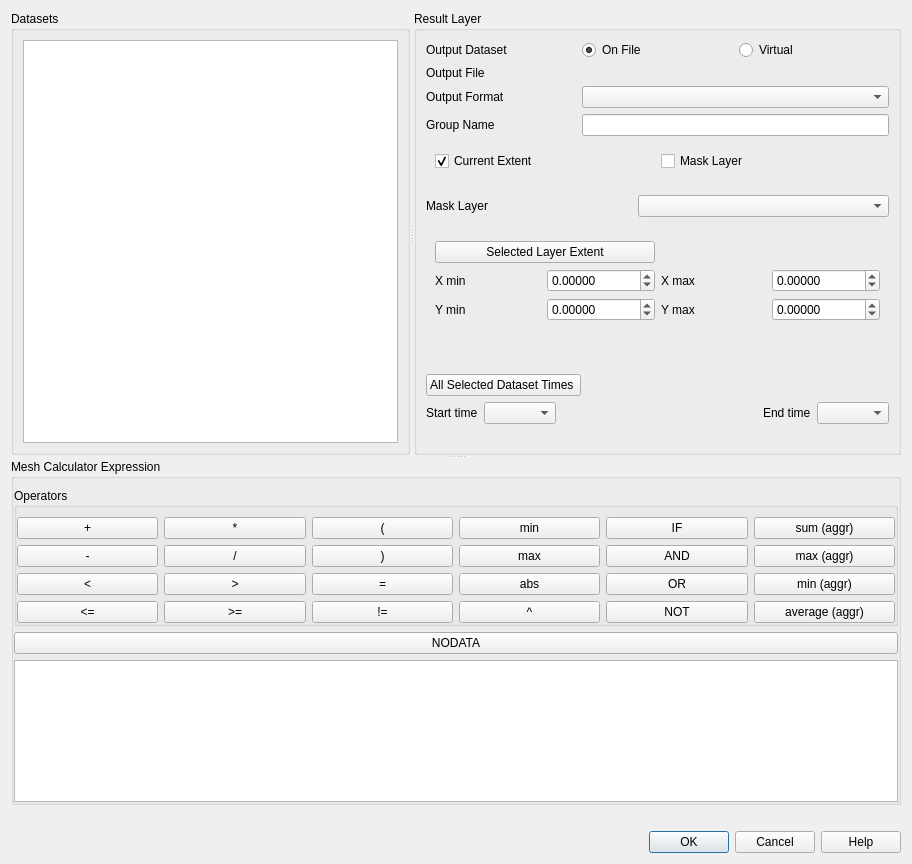
<?xml version="1.0" encoding="UTF-8"?>
<ui version="4.0">
 <class>QgsMeshCalculatorDialogBase</class>
 <widget class="QDialog" name="QgsMeshCalculatorDialogBase">
  <property name="geometry">
   <rect>
    <x>0</x>
    <y>0</y>
    <width>912</width>
    <height>864</height>
   </rect>
  </property>
  <property name="windowTitle">
   <string>Mesh Calculator</string>
  </property>
  <layout class="QVBoxLayout" name="verticalLayout_3">
   <item>
    <widget class="QSplitter" name="splitter_2">
     <property name="orientation">
      <enum>Qt::Vertical</enum>
     </property>
     <widget class="QSplitter" name="splitter">
      <property name="orientation">
       <enum>Qt::Horizontal</enum>
      </property>
      <widget class="QGroupBox" name="mRasterBandsGroupBox">
       <property name="title">
        <string>Datasets</string>
       </property>
       <layout class="QGridLayout" name="gridLayout_2">
        <item row="0" column="0">
         <widget class="QListView" name="mDatasetsListWidget"/>
        </item>
       </layout>
      </widget>
      <widget class="QGroupBox" name="mResultGroupBox">
       <property name="title">
        <string>Result Layer</string>
       </property>
       <layout class="QVBoxLayout" name="verticalLayout_4">
        <item>
         <layout class="QGridLayout" name="gridLayout_5">
          <item row="3" column="0">
           <widget class="QLabel" name="mOutputFormatLabel_2">
            <property name="text">
             <string>Group Name</string>
            </property>
           </widget>
          </item>
          <item row="2" column="0">
           <widget class="QLabel" name="mOutputFormatLabel">
            <property name="text">
             <string>Output Format</string>
            </property>
           </widget>
          </item>
          <item row="0" column="1">
           <widget class="QRadioButton" name="mOutputOnFileRadioButton">
            <property name="text">
             <string>On File</string>
            </property>
            <property name="checked">
             <bool>true</bool>
            </property>
           </widget>
          </item>
          <item row="1" column="1" colspan="2">
           <widget class="QgsFileWidget" name="mOutputDatasetFileWidget" native="true"/>
          </item>
          <item row="0" column="0">
           <widget class="QLabel" name="mOutputDatasetLabel">
            <property name="text">
             <string>Output Dataset</string>
            </property>
           </widget>
          </item>
          <item row="2" column="1" colspan="2">
           <widget class="QComboBox" name="mOutputFormatComboBox"/>
          </item>
          <item row="0" column="2">
           <widget class="QRadioButton" name="mOutputVirtualRadioButton">
            <property name="text">
             <string>Virtual</string>
            </property>
           </widget>
          </item>
          <item row="3" column="1" colspan="2">
           <widget class="QLineEdit" name="mOutputGroupNameLineEdit"/>
          </item>
          <item row="1" column="0">
           <widget class="QLabel" name="label_4">
            <property name="text">
             <string>Output File</string>
            </property>
           </widget>
          </item>
         </layout>
        </item>
        <item>
         <widget class="QWidget" name="horizontalWidget" native="true">
          <layout class="QHBoxLayout" name="horizontalLayout_5">
           <item>
            <widget class="QCheckBox" name="useExtentCb">
             <property name="text">
              <string>Current Extent</string>
             </property>
             <property name="checked">
              <bool>true</bool>
             </property>
             <attribute name="buttonGroup">
              <string notr="true">buttonGroup</string>
             </attribute>
            </widget>
           </item>
           <item>
            <widget class="QCheckBox" name="useMaskCb">
             <property name="text">
              <string>Mask Layer</string>
             </property>
             <attribute name="buttonGroup">
              <string notr="true">buttonGroup</string>
             </attribute>
            </widget>
           </item>
          </layout>
         </widget>
        </item>
        <item>
         <widget class="QWidget" name="maskBox" native="true">
          <layout class="QHBoxLayout" name="maskBoxLayout" stretch="0,0">
           <property name="spacing">
            <number>6</number>
           </property>
           <property name="leftMargin">
            <number>0</number>
           </property>
           <property name="rightMargin">
            <number>0</number>
           </property>
           <item>
            <widget class="QLabel" name="label_3">
             <property name="minimumSize">
              <size>
               <width>206</width>
               <height>0</height>
              </size>
             </property>
             <property name="text">
              <string>Mask Layer       </string>
             </property>
            </widget>
           </item>
           <item>
            <widget class="QgsMapLayerComboBox" name="cboLayerMask">
             <property name="sizePolicy">
              <sizepolicy hsizetype="Expanding" vsizetype="Fixed">
               <horstretch>0</horstretch>
               <verstretch>0</verstretch>
              </sizepolicy>
             </property>
             <property name="editable">
              <bool>false</bool>
             </property>
            </widget>
           </item>
          </layout>
         </widget>
        </item>
        <item>
         <widget class="QWidget" name="extendBox" native="true">
          <property name="sizePolicy">
           <sizepolicy hsizetype="Minimum" vsizetype="Minimum">
            <horstretch>0</horstretch>
            <verstretch>0</verstretch>
           </sizepolicy>
          </property>
          <layout class="QGridLayout" name="gridLayout_3">
           <item row="1" column="0">
            <widget class="QLabel" name="mXMinLabel">
             <property name="text">
              <string>X min</string>
             </property>
            </widget>
           </item>
           <item row="1" column="3">
            <widget class="QgsDoubleSpinBox" name="mXMaxSpinBox">
             <property name="decimals">
              <number>5</number>
             </property>
             <property name="minimum">
              <double>-999999999.000000000000000</double>
             </property>
             <property name="maximum">
              <double>999999999.000000000000000</double>
             </property>
            </widget>
           </item>
           <item row="1" column="2">
            <widget class="QLabel" name="mXMaxLabel">
             <property name="text">
              <string>X max</string>
             </property>
            </widget>
           </item>
           <item row="2" column="2">
            <widget class="QLabel" name="mYMaxLabel">
             <property name="text">
              <string>Y max</string>
             </property>
            </widget>
           </item>
           <item row="1" column="1">
            <widget class="QgsDoubleSpinBox" name="mXMinSpinBox">
             <property name="decimals">
              <number>5</number>
             </property>
             <property name="minimum">
              <double>-999999999.000000000000000</double>
             </property>
             <property name="maximum">
              <double>999999999.000000000000000</double>
             </property>
            </widget>
           </item>
           <item row="2" column="3">
            <widget class="QgsDoubleSpinBox" name="mYMaxSpinBox">
             <property name="decimals">
              <number>5</number>
             </property>
             <property name="minimum">
              <double>-999999999.000000000000000</double>
             </property>
             <property name="maximum">
              <double>999999999.000000000000000</double>
             </property>
            </widget>
           </item>
           <item row="2" column="0">
            <widget class="QLabel" name="mYMinLabel">
             <property name="text">
              <string>Y min</string>
             </property>
            </widget>
           </item>
           <item row="2" column="1">
            <widget class="QgsDoubleSpinBox" name="mYMinSpinBox">
             <property name="decimals">
              <number>5</number>
             </property>
             <property name="minimum">
              <double>-999999999.000000000000000</double>
             </property>
             <property name="maximum">
              <double>999999999.000000000000000</double>
             </property>
            </widget>
           </item>
           <item row="0" column="0" colspan="2">
            <widget class="QPushButton" name="mCurrentLayerExtentButton">
             <property name="text">
              <string>Selected Layer Extent</string>
             </property>
            </widget>
           </item>
          </layout>
         </widget>
        </item>
        <item>
         <spacer name="verticalSpacer_3">
          <property name="orientation">
           <enum>Qt::Vertical</enum>
          </property>
          <property name="sizeHint" stdset="0">
           <size>
            <width>20</width>
            <height>40</height>
           </size>
          </property>
         </spacer>
        </item>
        <item>
         <spacer name="verticalSpacer">
          <property name="orientation">
           <enum>Qt::Vertical</enum>
          </property>
          <property name="sizeHint" stdset="0">
           <size>
            <width>20</width>
            <height>40</height>
           </size>
          </property>
         </spacer>
        </item>
        <item>
         <layout class="QHBoxLayout" name="horizontalLayout_2">
          <item>
           <widget class="QPushButton" name="mAllTimesButton">
            <property name="text">
             <string>All Selected Dataset Times </string>
            </property>
           </widget>
          </item>
          <item>
           <spacer name="horizontalSpacer_4">
            <property name="orientation">
             <enum>Qt::Horizontal</enum>
            </property>
            <property name="sizeHint" stdset="0">
             <size>
              <width>40</width>
              <height>20</height>
             </size>
            </property>
           </spacer>
          </item>
         </layout>
        </item>
        <item>
         <layout class="QGridLayout" name="gridLayout_4">
          <item row="2" column="4">
           <widget class="QComboBox" name="mEndTimeComboBox"/>
          </item>
          <item row="2" column="3">
           <widget class="QLabel" name="label_2">
            <property name="text">
             <string>End time</string>
            </property>
           </widget>
          </item>
          <item row="2" column="0">
           <widget class="QLabel" name="label">
            <property name="text">
             <string>Start time</string>
            </property>
           </widget>
          </item>
          <item row="2" column="2">
           <spacer name="horizontalSpacer">
            <property name="orientation">
             <enum>Qt::Horizontal</enum>
            </property>
            <property name="sizeHint" stdset="0">
             <size>
              <width>10</width>
              <height>20</height>
             </size>
            </property>
           </spacer>
          </item>
          <item row="2" column="1">
           <widget class="QComboBox" name="mStartTimeComboBox"/>
          </item>
         </layout>
        </item>
        <item>
         <spacer name="verticalSpacer_2">
          <property name="orientation">
           <enum>Qt::Vertical</enum>
          </property>
          <property name="sizeHint" stdset="0">
           <size>
            <width>20</width>
            <height>40</height>
           </size>
          </property>
         </spacer>
        </item>
       </layout>
       <zorder>maskBox</zorder>
       <zorder>extendBox</zorder>
       <zorder>horizontalWidget</zorder>
      </widget>
     </widget>
     <widget class="QWidget" name="verticalLayoutWidget">
      <layout class="QVBoxLayout" name="verticalLayout">
       <item>
        <widget class="QGroupBox" name="groupBox">
         <property name="title">
          <string>Mesh Calculator Expression</string>
         </property>
         <layout class="QVBoxLayout" name="verticalLayout_2">
          <property name="leftMargin">
           <number>0</number>
          </property>
          <property name="rightMargin">
           <number>0</number>
          </property>
          <property name="bottomMargin">
           <number>0</number>
          </property>
          <item>
           <widget class="QgsCollapsibleGroupBox" name="mOperatorsGroupBox">
            <property name="title">
             <string>Operators</string>
            </property>
            <layout class="QGridLayout" name="gridLayout">
             <property name="leftMargin">
              <number>0</number>
             </property>
             <property name="rightMargin">
              <number>0</number>
             </property>
             <property name="bottomMargin">
              <number>0</number>
             </property>
             <item row="3" column="0">
              <widget class="QPushButton" name="mLesserEqualButton">
               <property name="text">
                <string>&lt;=</string>
               </property>
              </widget>
             </item>
             <item row="3" column="1">
              <widget class="QPushButton" name="mGreaterEqualButton">
               <property name="text">
                <string>&gt;=</string>
               </property>
              </widget>
             </item>
             <item row="1" column="1">
              <widget class="QPushButton" name="mDividePushButton">
               <property name="text">
                <string>/</string>
               </property>
              </widget>
             </item>
             <item row="0" column="1">
              <widget class="QPushButton" name="mMultiplyPushButton">
               <property name="text">
                <string>*</string>
               </property>
              </widget>
             </item>
             <item row="0" column="0">
              <widget class="QPushButton" name="mPlusPushButton">
               <property name="text">
                <string>+</string>
               </property>
              </widget>
             </item>
             <item row="1" column="5">
              <widget class="QPushButton" name="mMaxButton">
               <property name="text">
                <string>max</string>
               </property>
              </widget>
             </item>
             <item row="2" column="4">
              <widget class="QPushButton" name="mEqualButton">
               <property name="text">
                <string>=</string>
               </property>
              </widget>
             </item>
             <item row="2" column="1">
              <widget class="QPushButton" name="mGreaterButton">
               <property name="text">
                <string>&gt;</string>
               </property>
              </widget>
             </item>
             <item row="2" column="0">
              <widget class="QPushButton" name="mLessButton">
               <property name="text">
                <string>&lt;</string>
               </property>
              </widget>
             </item>
             <item row="2" column="5">
              <widget class="QPushButton" name="mAbsButton">
               <property name="text">
                <string>abs</string>
               </property>
              </widget>
             </item>
             <item row="3" column="4">
              <widget class="QPushButton" name="mNotEqualButton">
               <property name="text">
                <string>!=</string>
               </property>
              </widget>
             </item>
             <item row="0" column="5">
              <widget class="QPushButton" name="mMinButton">
               <property name="text">
                <string>min</string>
               </property>
              </widget>
             </item>
             <item row="0" column="4">
              <widget class="QPushButton" name="mOpenBracketPushButton">
               <property name="text">
                <string>(</string>
               </property>
              </widget>
             </item>
             <item row="1" column="4">
              <widget class="QPushButton" name="mCloseBracketPushButton">
               <property name="text">
                <string>)</string>
               </property>
              </widget>
             </item>
             <item row="0" column="6">
              <widget class="QPushButton" name="mIfButton">
               <property name="text">
                <string>IF</string>
               </property>
              </widget>
             </item>
             <item row="1" column="6">
              <widget class="QPushButton" name="mAndButton">
               <property name="text">
                <string>AND</string>
               </property>
              </widget>
             </item>
             <item row="2" column="6">
              <widget class="QPushButton" name="mOrButton">
               <property name="text">
                <string>OR</string>
               </property>
              </widget>
             </item>
             <item row="3" column="6">
              <widget class="QPushButton" name="mNotButton">
               <property name="text">
                <string>NOT</string>
               </property>
              </widget>
             </item>
             <item row="3" column="5">
              <widget class="QPushButton" name="mPowButton">
               <property name="text">
                <string>^</string>
               </property>
              </widget>
             </item>
             <item row="0" column="13">
              <widget class="QPushButton" name="mSumAggrButton">
               <property name="text">
                <string>sum (aggr)</string>
               </property>
              </widget>
             </item>
             <item row="1" column="13">
              <widget class="QPushButton" name="mMaxAggrButton">
               <property name="text">
                <string>max (aggr)</string>
               </property>
              </widget>
             </item>
             <item row="2" column="13">
              <widget class="QPushButton" name="mMinAggrButton">
               <property name="text">
                <string>min (aggr)</string>
               </property>
              </widget>
             </item>
             <item row="3" column="13">
              <widget class="QPushButton" name="mAverageAggrButton">
               <property name="text">
                <string>average (aggr)</string>
               </property>
              </widget>
             </item>
             <item row="1" column="0">
              <widget class="QPushButton" name="mMinusPushButton">
               <property name="text">
                <string>-</string>
               </property>
              </widget>
             </item>
            </layout>
           </widget>
          </item>
          <item>
           <widget class="QPushButton" name="mNoDataButton">
            <property name="text">
             <string>NODATA</string>
            </property>
           </widget>
          </item>
          <item>
           <widget class="QTextEdit" name="mExpressionTextEdit"/>
          </item>
         </layout>
        </widget>
       </item>
      </layout>
     </widget>
    </widget>
   </item>
   <item>
    <widget class="QLabel" name="mExpressionValidLabel">
     <property name="text">
      <string/>
     </property>
    </widget>
   </item>
   <item>
    <widget class="QDialogButtonBox" name="mButtonBox">
     <property name="orientation">
      <enum>Qt::Horizontal</enum>
     </property>
     <property name="standardButtons">
      <set>QDialogButtonBox::Cancel|QDialogButtonBox::Help|QDialogButtonBox::Ok</set>
     </property>
    </widget>
   </item>
  </layout>
  <zorder>mButtonBox</zorder>
  <zorder>mExpressionValidLabel</zorder>
  <zorder>splitter_2</zorder>
 </widget>
 <customwidgets>
  <customwidget>
   <class>QgsCollapsibleGroupBox</class>
   <extends>QGroupBox</extends>
   <header>qgscollapsiblegroupbox.h</header>
   <container>1</container>
  </customwidget>
  <customwidget>
   <class>QgsFileWidget</class>
   <extends>QWidget</extends>
   <header>qgsfilewidget.h</header>
   <container>1</container>
  </customwidget>
  <customwidget>
   <class>QgsDoubleSpinBox</class>
   <extends>QDoubleSpinBox</extends>
   <header>qgsdoublespinbox.h</header>
  </customwidget>
  <customwidget>
   <class>QgsMapLayerComboBox</class>
   <extends>QComboBox</extends>
   <header>qgsmaplayercombobox.h</header>
  </customwidget>
 </customwidgets>
 <tabstops>
  <tabstop>mDatasetsListWidget</tabstop>
  <tabstop>mOutputOnFileRadioButton</tabstop>
  <tabstop>mOutputVirtualRadioButton</tabstop>
  <tabstop>mOutputFormatComboBox</tabstop>
  <tabstop>mOutputGroupNameLineEdit</tabstop>
  <tabstop>useExtentCb</tabstop>
  <tabstop>useMaskCb</tabstop>
  <tabstop>cboLayerMask</tabstop>
  <tabstop>mCurrentLayerExtentButton</tabstop>
  <tabstop>mXMinSpinBox</tabstop>
  <tabstop>mXMaxSpinBox</tabstop>
  <tabstop>mYMinSpinBox</tabstop>
  <tabstop>mYMaxSpinBox</tabstop>
  <tabstop>mAllTimesButton</tabstop>
  <tabstop>mStartTimeComboBox</tabstop>
  <tabstop>mEndTimeComboBox</tabstop>
  <tabstop>mPlusPushButton</tabstop>
  <tabstop>mMultiplyPushButton</tabstop>
  <tabstop>mOpenBracketPushButton</tabstop>
  <tabstop>mMinButton</tabstop>
  <tabstop>mIfButton</tabstop>
  <tabstop>mSumAggrButton</tabstop>
  <tabstop>mMinusPushButton</tabstop>
  <tabstop>mDividePushButton</tabstop>
  <tabstop>mCloseBracketPushButton</tabstop>
  <tabstop>mMaxButton</tabstop>
  <tabstop>mAndButton</tabstop>
  <tabstop>mMaxAggrButton</tabstop>
  <tabstop>mLessButton</tabstop>
  <tabstop>mGreaterButton</tabstop>
  <tabstop>mEqualButton</tabstop>
  <tabstop>mAbsButton</tabstop>
  <tabstop>mOrButton</tabstop>
  <tabstop>mMinAggrButton</tabstop>
  <tabstop>mLesserEqualButton</tabstop>
  <tabstop>mGreaterEqualButton</tabstop>
  <tabstop>mNotEqualButton</tabstop>
  <tabstop>mPowButton</tabstop>
  <tabstop>mNotButton</tabstop>
  <tabstop>mAverageAggrButton</tabstop>
  <tabstop>mNoDataButton</tabstop>
  <tabstop>mExpressionTextEdit</tabstop>
 </tabstops>
 <resources/>
 <connections>
  <connection>
   <sender>mButtonBox</sender>
   <signal>accepted()</signal>
   <receiver>QgsMeshCalculatorDialogBase</receiver>
   <slot>accept()</slot>
   <hints>
    <hint type="sourcelabel">
     <x>248</x>
     <y>254</y>
    </hint>
    <hint type="destinationlabel">
     <x>157</x>
     <y>274</y>
    </hint>
   </hints>
  </connection>
  <connection>
   <sender>mButtonBox</sender>
   <signal>rejected()</signal>
   <receiver>QgsMeshCalculatorDialogBase</receiver>
   <slot>reject()</slot>
   <hints>
    <hint type="sourcelabel">
     <x>316</x>
     <y>260</y>
    </hint>
    <hint type="destinationlabel">
     <x>286</x>
     <y>274</y>
    </hint>
   </hints>
  </connection>
 </connections>
 <buttongroups>
  <buttongroup name="buttonGroup"/>
 </buttongroups>
</ui>
